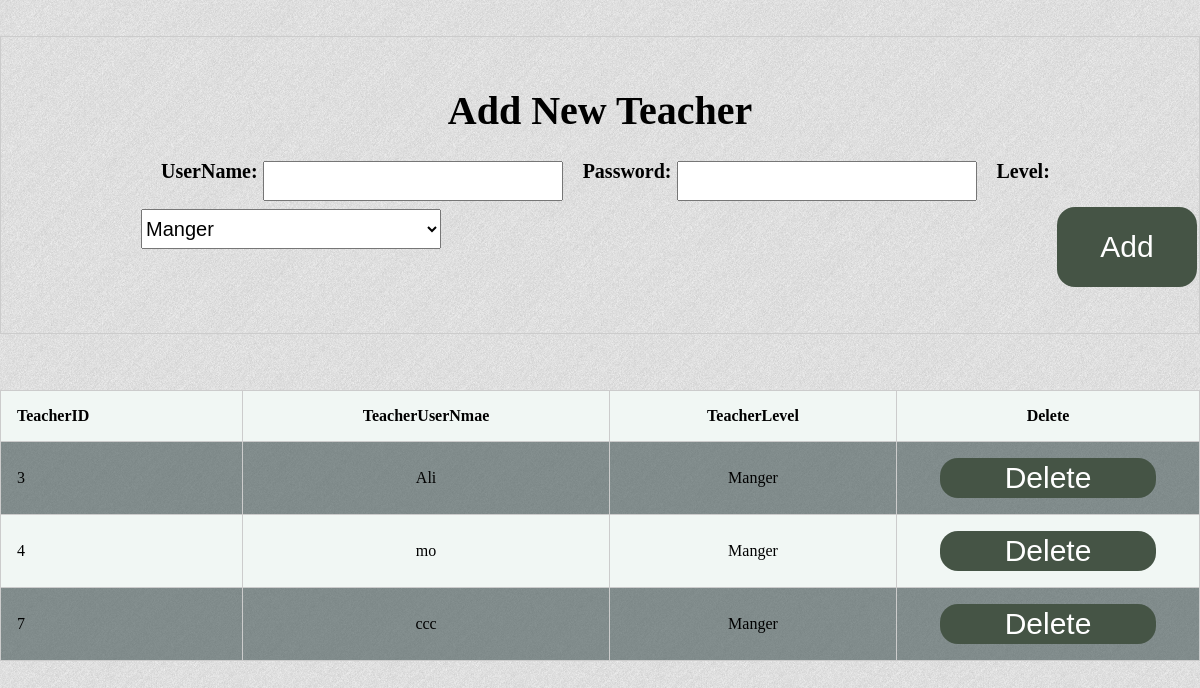
/ExaminationProject/TeachersPages/TeachersPage.php (signed in), run on the app's committed database.
### tables this page shows
CREATE TABLE `teacherstable` (
  `TeacherID` int(11) NOT NULL,
  `TeacherName` text NOT NULL,
  `TeacherPassword` text NOT NULL,
  `Level` int(11) NOT NULL
);

### ExaminationProject/TeachersPages/TeachersPage.php (the view, shortened to what this page needs)
<html>
<head>
<link rel="stylesheet" href="../Style/Style.css">
</head>
<body background="../img/bg.jpg">
  <br>
  <br>
  <center>
  <div class="AddnewTeacherBox">
  <form action="./AddNewTeacher.php" class="AddBox" method="post">
    <br><h1>Add New Teacher </h1>
      <div class="BoxesClass">
<center>
    <h4 class="h3Text">UserName:  </h4>
    <input class="TheBox" type="text" name="UserName">
    <h4 class="h3Text">Password:  </h4>
    <input class="TheBox" type="password" name="Password">
    <h4 class="h3Text">Level:   </h4>
    <select class="TheBox" name="Level">
  <option value="0">Manger</option>
</select><br><br></center>
</div>
<center>
  <input class="AddBT" type="submit" value="Add"></center><br><br>
</form></div></center><br><br>
<?php
GetTeachersTable();
 ?>
</body>
</html>
<?php
  function GetTeachersTable() {
   include '../Connection.php';
   $TheUserID=$_COOKIE['UserID'];
     $sql = "SELECT * FROM teacherstable Where `TeacherID` <>'$TheUserID' ";
 $result = $mysqli->query($sql);
   echo "<table class='MyTable' border='1'>
   <tr>
   <th>TeacherID</th>
   <th>TeacherUserNmae</th>
   <th>TeacherLevel</th>
   <th>Delete</th>
   </tr>";
   while($TheTable=mysqli_fetch_array($result))
   {
   echo "<tr>";
   echo "<td>" . $TheTable['TeacherID'] . "</td>";
   echo "<td>" . $TheTable['TeacherName'] . "</td>";
   if($TheTable['Level']==0 ){
     echo "<td>Manger</td>";
   }
   else {
     echo "<td>Simple Admin</td>";
   }
   echo '<form action="./DeleteTeacher.php" method="post">';
   echo "<td>".'<button type="submit" class="DeleteBT" Name="TeacherID" value="'.$TheTable['TeacherID'] .'">Delete</button><br>'. "</td>";
   echo '</form>';
   echo "</tr>";
   }
   echo "</table>";
 } ?>

### ExaminationProject/Style/Style.css (style rules this page uses)
body { width:100%; margin: 0px; padding: 0px; }
table { border-collapse: collapse; border-spacing: 0; width: 100%; border: 1px solid #ccc; }
th, td { text-align: center; padding: 16px; }
th:first-child, td:first-child { text-align: left; }
tr { background-color: #f1f7f4 }
tr:nth-child(even) { background-color: #4559 }
.AddBox { border: 1px solid #ccc; font-size: 20px; }
.TheBox { float: left; }
.h3Text { float: left; margin-left: 20px; margin-Top: -1px; margin-right: 5px; }
.TheBox { float: left; width: 300px; height: 40px; font-size: 20px; }
.AddBT { color: White; width: 140px; height: 80px; text-decoration: none; border-style: none; background-color: #455445; border-radius: 18px; font-size: 30px; }
.DeleteBT { color: White; width: 80%; height: 40px; text-decoration: none; border-style: none; background-color: #455445; border-radius: 18px; font-size: 30px; }
.BoxesClass { padding-left: 140px; }

### data on the page
teacherstable: TeacherID "3", TeacherName "Ali", Level "Manger"
teacherstable: TeacherID "4", TeacherName "mo", Level "Manger"
teacherstable: TeacherID "7", TeacherName "ccc", Level "Manger"
